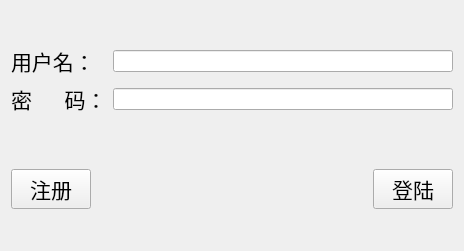
<?xml version="1.0" encoding="UTF-8"?>
<ui version="4.0">
 <class>Client</class>
 <widget class="QWidget" name="Client">
  <property name="geometry">
   <rect>
    <x>0</x>
    <y>0</y>
    <width>464</width>
    <height>251</height>
   </rect>
  </property>
  <property name="minimumSize">
   <size>
    <width>464</width>
    <height>251</height>
   </size>
  </property>
  <property name="maximumSize">
   <size>
    <width>464</width>
    <height>251</height>
   </size>
  </property>
  <property name="windowTitle">
   <string>登录界面</string>
  </property>
  <layout class="QVBoxLayout" name="verticalLayout">
   <item>
    <layout class="QGridLayout" name="gridLayout">
     <property name="topMargin">
      <number>3</number>
     </property>
     <property name="rightMargin">
      <number>0</number>
     </property>
     <property name="bottomMargin">
      <number>0</number>
     </property>
     <item row="1" column="0">
      <widget class="QLabel" name="label_2">
       <property name="font">
        <font>
         <family>Agency FB</family>
         <pointsize>16</pointsize>
        </font>
       </property>
       <property name="text">
        <string>密      码：</string>
       </property>
      </widget>
     </item>
     <item row="0" column="0">
      <widget class="QLabel" name="label">
       <property name="font">
        <font>
         <family>Agency FB</family>
         <pointsize>16</pointsize>
        </font>
       </property>
       <property name="text">
        <string>用户名：</string>
       </property>
      </widget>
     </item>
     <item row="1" column="1">
      <widget class="QLineEdit" name="pwd_LE">
       <property name="echoMode">
        <enum>QLineEdit::Password</enum>
       </property>
      </widget>
     </item>
     <item row="0" column="1">
      <widget class="QLineEdit" name="name_LE"/>
     </item>
    </layout>
   </item>
   <item>
    <layout class="QHBoxLayout" name="horizontalLayout">
     <property name="topMargin">
      <number>17</number>
     </property>
     <item>
      <widget class="QPushButton" name="regist_PB">
       <property name="font">
        <font>
         <family>Agency FB</family>
         <pointsize>16</pointsize>
        </font>
       </property>
       <property name="text">
        <string>注册</string>
       </property>
      </widget>
     </item>
     <item>
      <spacer name="horizontalSpacer">
       <property name="orientation">
        <enum>Qt::Horizontal</enum>
       </property>
       <property name="sizeHint" stdset="0">
        <size>
         <width>40</width>
         <height>20</height>
        </size>
       </property>
      </spacer>
     </item>
     <item>
      <widget class="QPushButton" name="login_PB">
       <property name="font">
        <font>
         <family>Agency FB</family>
         <pointsize>16</pointsize>
        </font>
       </property>
       <property name="text">
        <string>登陆</string>
       </property>
      </widget>
     </item>
    </layout>
   </item>
  </layout>
 </widget>
 <resources/>
 <connections/>
</ui>
